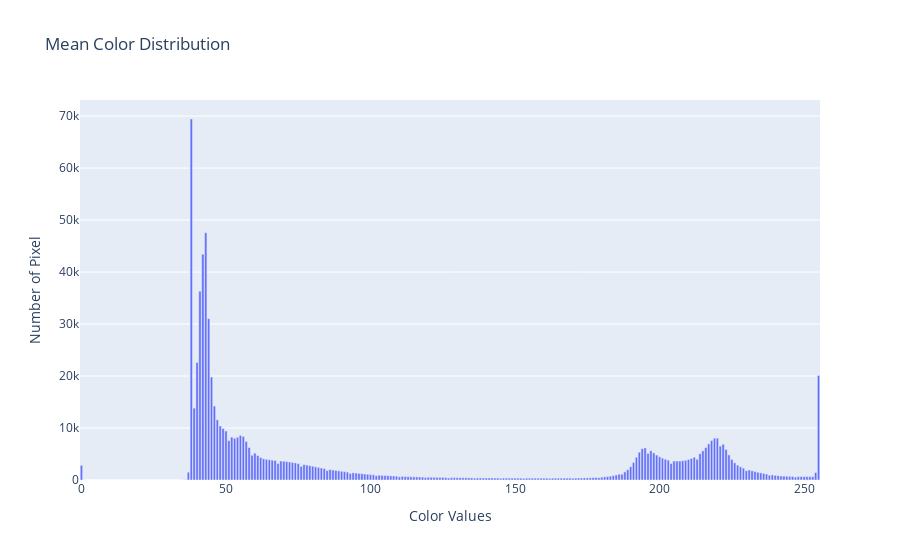

Source (notebook cell):
### Code cell
import plotly.graph_objects as go
mean_color_distributions = np.mean(color_distributions, axis = 0)
fig = go.Figure(
    go.Bar(x = np.arange(256), y = mean_color_distributions, name = "Mean Color Distributions"
))
fig.update_layout(
    title = "Mean Color Distribution",
    xaxis_title = "Color Values",
    yaxis_title = "Number of Pixel"
)
fig.show()

### Figure 1 — Plotly figure (JSON) as saved in the notebook; plotly's stock layout.template omitted (floating-point values rounded to 4 significant figures; data arrays with more than 128 entries replaced by an {"elided": "..."} marker saying what was removed)
{"data": [{"name": "Mean Color Distributions", "type": "bar", "x": {"elided": "256 int values"}, "y": {"elided": "256 float values"}}], "layout": {"title": {"text": "Mean Color Distribution"}, "xaxis": {"title": {"text": "Color Values"}}, "yaxis": {"title": {"text": "Number of Pixel"}}}}
